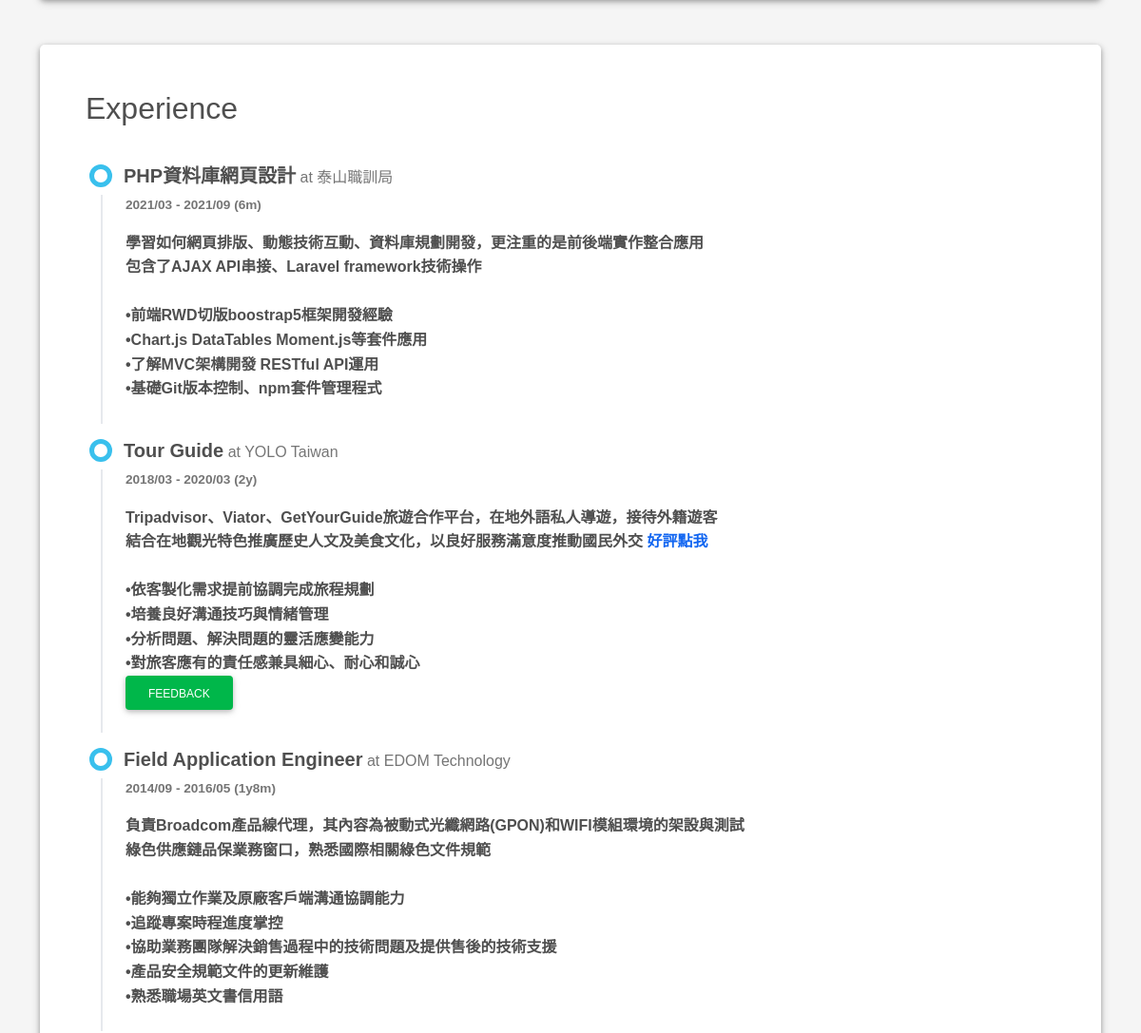
The app's page / (middle part), older data.
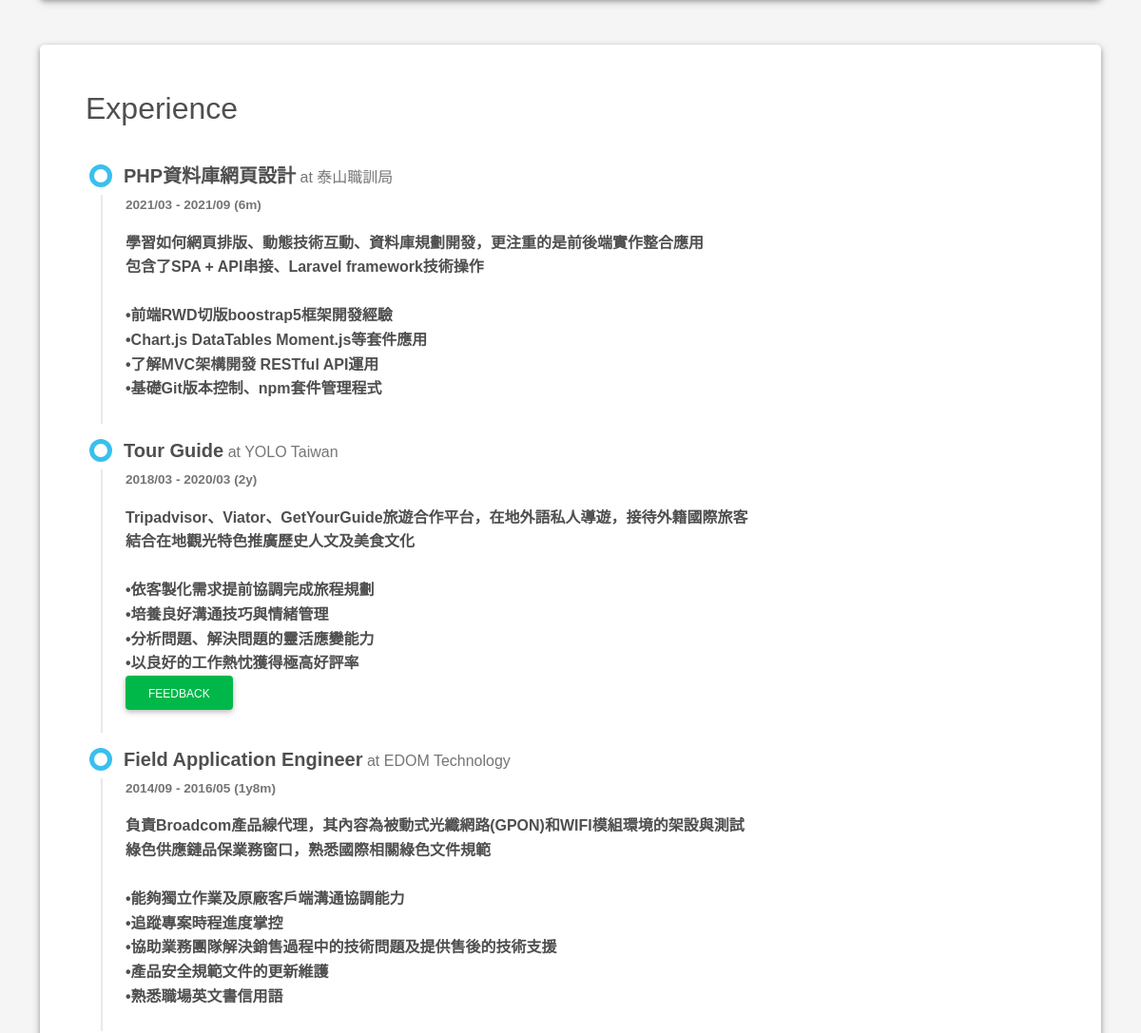
The same page, newer data.
### tables this page shows
CREATE TABLE `experience` (
  `id` int(5) UNSIGNED NOT NULL,
  `name` text NOT NULL,
  `company` text NOT NULL,
  `time` text NOT NULL,
  `content` text NOT NULL,
  `sh` int(1) NOT NULL DEFAULT 0
);

### base.php (called while the page is built, shortened)
<?php
class DB
{
  private $dsn = "mysql:host=localhost;charset=utf8;dbname=resume";
  private $root = 'root';
  private $password = '12345';
  private $table;
  private $pdo;
  public function __construct($table)
  {
    $this->table = $table;
    $this->pdo = new PDO($this->dsn, $this->root, $this->password);
  }
  public function all(...$arg)
  {
    $sql = "select * from $this->table ";
    if (isset($arg[0])) {
      if (is_array($arg[0])) {
        foreach ($arg[0] as $key => $value) {
          $tmp[] = sprintf("`%s`='%s'", $key, $value);
        }
        $sql = $sql . " where " . implode(" && ", $tmp);
      } else {
        $sql = $sql . $arg[0];
      }
    }
    return $this->pdo->query($sql)->fetchAll();
  }
  public function find($id)
  {
    $sql = "select * from $this->table ";
    if (is_array($id)) {
      foreach ($id as $key => $value) {
        $tmp[] = sprintf("`%s`='%s'", $key, $value);
      }
      $sql = $sql . " where " . implode(" && ", $tmp);
    } else {
      $sql = $sql . " where `id`='$id'";
    }
    return $this->pdo->query($sql)->fetch(PDO::FETCH_ASSOC);
  }
}
$Experience = new DB('experience');

### index.php (the view, shortened to what this page needs)
<?php include_once "base.php"; ?>
<!DOCTYPE html>
<html lang="en-US">
<head>
  <link rel="stylesheet" href="https://use.fontawesome.com/releases/v5.15.3/css/all.css">
  <link href="css/mdb.min.css?ver=1.2.1" rel="stylesheet">
  <link href="css/aos.css?ver=1.2.1" rel="stylesheet">
  <link href="css/frontend.css?ver=1.2.1" rel="stylesheet">
  <link rel="stylesheet" href="https://cdnjs.cloudflare.com/ajax/libs/slick-carousel/1.8.1/slick.min.css" />
</head>
<body id="top">
  <div class="page-content">
    <div class="container">
      <div class="resume-container">
        <section class="shadow-1-strong bg-white my-5 p-5" id="rogerExperience">
          <div class="work-experience-section">
            <h2 class="h2 fw-light mb-4">Experience</h2>
            <div class="timeline">
              <?php
              $exp = $Experience->all(['sh' => 1]);
              foreach ($exp as $key => $value) {
              ?>
                <div class="timeline-card timeline-card-info" data-aos="fade-in" data-aos-delay="50">
                  <div class="timeline-head px-4 pt-3">
                    <div class="h5 fw-bold"><?= $value['name']; ?><span class="text-muted h6"> <?= $value['company']; ?></span></div>
                  </div>
                  <div class="timeline-body px-4 pb-4">
                    <div class="text-muted text-small mb-3"><?= $value['time']; ?></div>
                    <div><?= $value['content']; ?>
                      <?php
                      if ($value['name'] == "Tour Guide") {
                        echo "<br><input type='button' id='feedbackButton' class='btn btn-success' onclick='op(&#39;#cover&#39;,&#39;#cvr&#39;,&#39;modal/carousel.php&#39;)' value='Feedback'>";
                      }
                      ?>
                    </div>
                  </div>
                </div>
              <?php
              }
              ?>
            </div>
          </div>
        </section>
      </div>
    </div>
  </div>
</body>
</html>

### css/frontend.css (style rules this page uses)
:root { scroll-behavior: auto; }
.resume-container .shadow-1-strong { border-radius: 5px; }
.timeline-card { position: relative; margin-left: 16px; }
.timeline-card:before { content: ''; display: inline-block; position: absolute; background-color: #fff; border-radius: 100%; width: 24px; height: 24px; top: 16px; left: -12px; border: 5px solid; z-index: 2; }
.timeline-body { border-left: 2px solid #E6E9ED; }
.timeline-card-info:before { border-color: var(--bs-info); }
html { scroll-behavior: smooth; }
html, body { overflow-x: hidden; font-family: 'Noto Sans TC', sans-serif; font-weight: 600; background: #f5f5f5; }
.container { max-width: 1140px; }
.text-small { font-size: 0.85rem; }

Row changes from the older to the newer data that the page shows:
changed experience "PHP資料庫網頁設計": content "學習如何網頁排版、動態技術互動、資料庫規劃開發，更注重的是前後端實作整合應用 包含了AJAX API串接、Laravel framework技術操作 •前端RWD切版boostrap5框架開發經驗 •Chart.js…" → "學習如何網頁排版、動態技術互動、資料庫規劃開發，更注重的是前後端實作整合應用 包含了SPA + API串接、Laravel framework技術操作 •前端RWD切版boostrap5框架開發經驗 •Chart.js…"
changed experience "Tour Guide": content "Tripadvisor、Viator、GetYourGuide旅遊合作平台，在地外語私人導遊，接待外籍遊客 結合在地觀光特色推廣歷史人文及美食文化，以良好服務滿意度推動國民外交 好評點我 •依客製化需求提前協調完成旅程規劃 •培養良好溝通技巧與情緒管理 •分析問題、解決問題的靈活應變能力 •對旅客應有的責任感兼具細心、耐心和誠心" → "Tripadvisor、Viator、GetYourGuide旅遊合作平台，在地外語私人導遊，接待外籍國際旅客 結合在地觀光特色推廣歷史人文及美食文化 •依客製化需求提前協調完成旅程規劃 •培養良好溝通技巧與情緒管理 •分析問題、解決問題的靈活應變能力 •以良好的工作熱忱獲得極高好評率"
